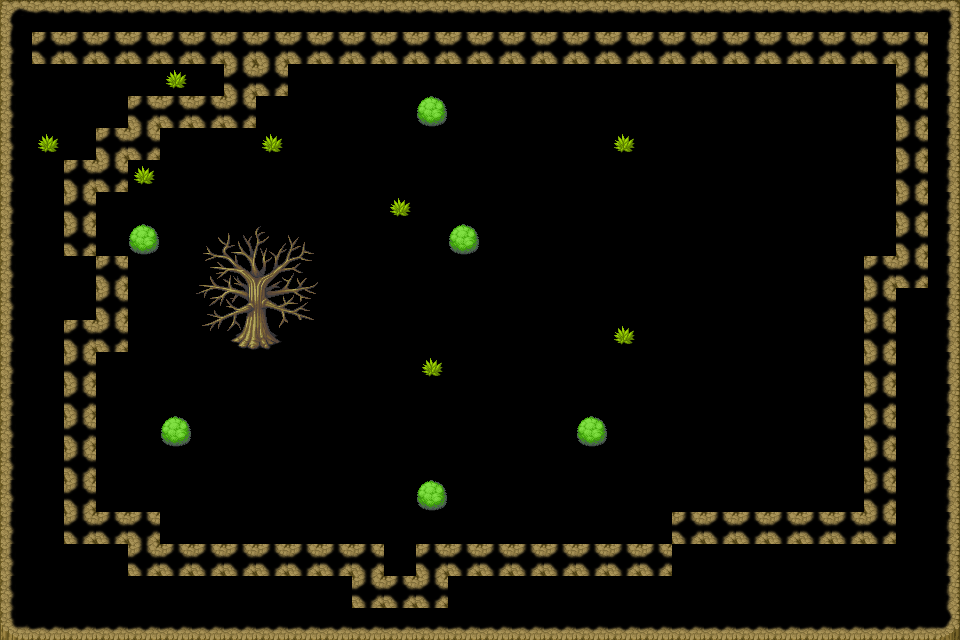

The image is a tile-based game level rendered from a .tmx file. Its description and complete source (layers, tilesets, objects, tile grids) follow:
An orthogonal 30x20 tile map with 32x32 px tiles, 1 tile layer (Tile Layer 1).

<map version="1.10" tiledversion="1.11.2" orientation="orthogonal" renderorder="right-down" width="30" height="20" tilewidth="32" tileheight="32" infinite="0" nextlayerid="2" nextobjectid="1">
 <tileset firstgid="1" source="addwork.tsx" />
 <layer id="1" name="Tile Layer 1" width="30" height="20">
  <data encoding="csv">
89,90,90,90,90,90,90,90,90,90,90,90,90,90,90,90,90,90,90,90,90,90,90,90,90,90,90,90,90,91,
101,102,102,102,102,102,102,102,102,102,102,102,102,102,102,102,102,102,102,102,102,102,102,102,102,102,102,102,102,103,
101,0,0,0,0,237,0,102,102,0,0,0,0,0,0,0,0,0,0,0,0,0,0,0,0,0,0,0,102,103,
101,0,0,0,102,102,102,102,0,0,0,0,0,217,0,0,0,0,0,0,0,0,0,0,0,0,0,0,102,103,
101,237,0,102,102,0,0,0,237,0,0,0,0,0,0,0,0,0,0,237,0,0,0,0,0,0,0,0,102,103,
101,0,102,102,237,0,0,0,0,0,0,0,0,0,0,0,0,0,0,0,0,0,0,0,0,0,0,0,102,103,
101,0,102,0,0,0,0,0,0,0,0,0,237,0,0,0,0,0,0,0,0,0,0,0,0,0,0,0,102,103,
101,0,102,0,217,0,85,86,87,88,0,0,0,0,217,0,0,0,0,0,0,0,0,0,0,0,0,0,102,103,
101,0,0,102,0,0,97,98,99,100,0,0,0,0,0,0,0,0,0,0,0,0,0,0,0,0,0,102,102,103,
101,0,0,102,0,0,109,110,111,112,0,0,0,0,0,0,0,0,0,0,0,0,0,0,0,0,0,102,0,103,
101,0,102,102,0,0,121,122,123,0,0,0,0,0,0,0,0,0,0,237,0,0,0,0,0,0,0,102,0,103,
101,0,102,0,0,0,0,0,0,0,0,0,0,237,0,0,0,0,0,0,0,0,0,0,0,0,0,102,0,103,
101,0,102,0,0,0,0,0,0,0,0,0,0,0,0,0,0,0,0,0,0,0,0,0,0,0,0,102,0,103,
101,0,102,0,0,217,0,0,0,0,0,0,0,0,0,0,0,0,217,0,0,0,0,0,0,0,0,102,0,103,
101,0,102,0,0,0,0,0,0,0,0,0,0,0,0,0,0,0,0,0,0,0,0,0,0,0,0,102,0,103,
101,0,102,0,0,0,0,0,0,0,0,0,0,217,0,0,0,0,0,0,0,0,0,0,0,0,0,102,0,103,
101,0,102,102,102,0,0,0,0,0,0,0,0,0,0,0,0,0,0,0,0,102,102,102,102,102,102,102,0,103,
101,0,0,0,102,102,102,102,102,102,102,102,0,102,102,102,102,102,102,102,102,0,0,0,0,0,0,0,0,103,
101,0,0,0,0,0,0,0,0,0,0,102,102,102,0,0,0,0,0,0,0,0,0,0,0,0,0,0,0,103,
113,114,114,114,114,114,114,114,114,114,114,114,114,114,114,114,114,114,114,114,114,114,114,114,114,114,114,114,114,115
</data>
 </layer>
</map>
